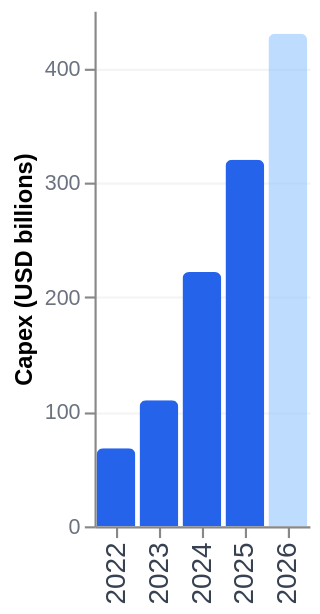

Write a Vega-Lite specification for this figure.
### Vega-Lite specification from a JSON file in a GitHub repository (floating-point values rounded to 4 significant figures)
{"$schema": "https://vega.github.io/schema/vega-lite/v5.json", "description": "Global hyperscaler AI capital expenditure 2022-2026 (USD billions) - Goldman Sachs Equity Research 2025", "width": "container", "height": 240, "data": {"values": [{"year": "2022", "capex": 68, "forecast": false}, {"year": "2023", "capex": 110, "forecast": false}, {"year": "2024", "capex": 222, "forecast": false}, {"year": "2025", "capex": 320, "forecast": false}, {"year": "2026", "capex": 430, "forecast": true}]}, "mark": {"type": "bar", "cornerRadiusTopLeft": 3, "cornerRadiusTopRight": 3}, "encoding": {"x": {"field": "year", "type": "ordinal", "axis": {"title": null, "labelColor": "#374151", "labelFontSize": 13}}, "y": {"field": "capex", "type": "quantitative", "axis": {"title": "Capex (USD billions)", "labelColor": "#6B7280", "gridColor": "#F3F4F6"}}, "color": {"condition": {"test": "datum.forecast === true", "value": "#93C5FD"}, "value": "#2563EB"}, "opacity": {"condition": {"test": "datum.forecast === true", "value": 0.6}, "value": 1}, "tooltip": [{"field": "year", "type": "ordinal", "title": "Year"}, {"field": "capex", "type": "quantitative", "title": "Capex (USD B)", "format": ","}, {"field": "forecast", "type": "nominal", "title": "Forecast?"}]}, "config": {"background": "transparent", "view": {"stroke": null}, "font": "DM Sans, sans-serif"}}
